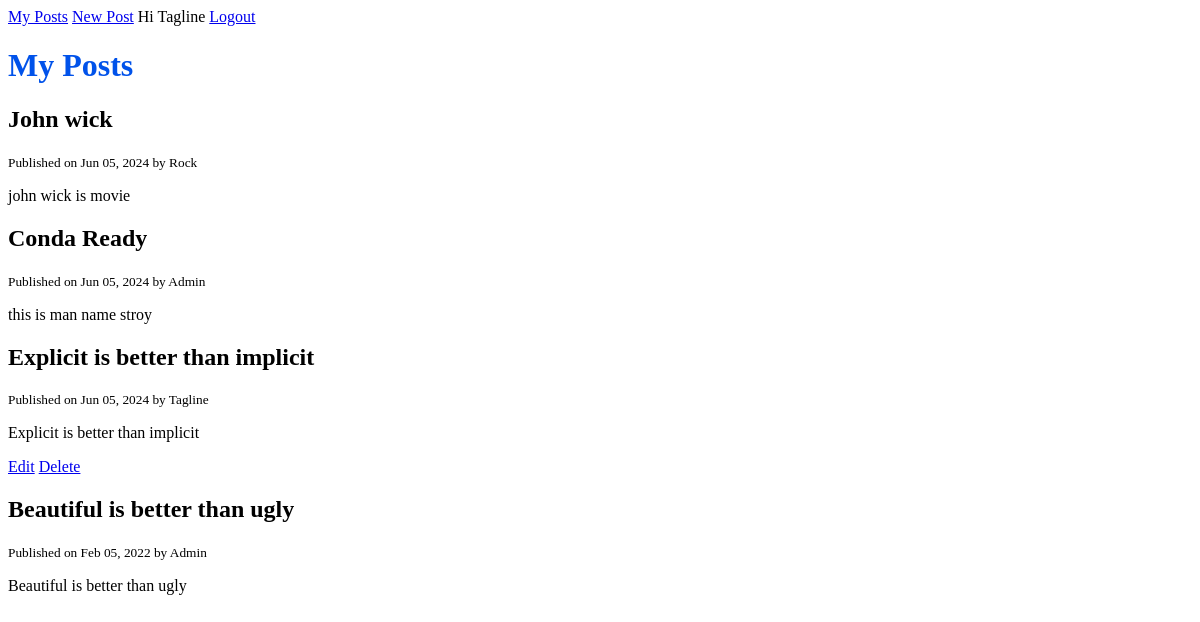
Screenshot of / (signed in) with the database file from the repository.
### blog/models.py (models this page shows, shortened)
class Post(models.Model):
    title = models.CharField(max_length=120)
    content = models.TextField()
    published_at = models.DateTimeField(default=timezone.now())
    author = models.ForeignKey(User, on_delete=models.CASCADE)
    class Meta:
        ordering = ['-published_at']

### blog/views.py (the view)
# urls.py: path('', views.home, name='posts'),
def home(request):
    posts = Post.objects.all()
    context = {'posts': posts}
    return render(request, 'blog/home.html', context)

### blog/templates/blog/home.html
{% extends 'base.html' %}
{% block content %}
<h1>My Posts</h1>
	{% for post in posts %}
		<h2>{{ post.title }}</h2>
		<small>Published on {{ post.published_at | date:"M d, Y" }} by {{ post.author | title}}</small>
		<p>{{ post.content }}</p>
		{% if request.user.is_authenticated and request.user == post.author %}
		<p>
			<a href="{% url 'post-edit' post.id %}">Edit</a>
			<a href="{% url 'post-delete' post.id%}">Delete</a>
		</p>
		{% endif %}
	{% endfor %}
{% endblock content %}

### templates/base.html (shortened to what this page needs)
{%load static %}
<!DOCTYPE html>
<html lang="en">
  <head>
    <link rel="stylesheet" href="{% static 'css/style.css' %}" />
  </head>
  <body>
    <header>
  		{%if request.user.is_authenticated %}
        <a href="{% url 'posts' %}">My Posts</a>
        <a href="{% url 'post-create' %}">New Post</a>
  			<span>Hi {{ request.user.username | title }}</span>
  			<a href="{% url 'logout' %}">Logout</a>
  		{%else%}
  			<a href="{% url 'login' %}">Login</a>
  			<a href="{% url 'register' %}">Register</a>
  		{%endif%}
  	</header>
    <main>
	    {%block content%}
	    {%endblock content%}
  	</main>
    </body>
</html>

### static/css/style.css (style rules this page uses)
h1 { color:#0052EA }

### rows the page displays
Post: title "John wick", published_at "Jun 05, 2024", author "Rock", content "john wick is movie"
Post: title "Conda Ready", published_at "Jun 05, 2024", author "Admin", content "this is man name stroy"
Post: title "Explicit is better than implicit", published_at "Jun 05, 2024", author "Tagline", content "Explicit is better than implicit", shows "Edit"
Post: title "Beautiful is better than ugly", published_at "Feb 05, 2022", author "Admin", content "Beautiful is better than ugly"

### other values shown
{{ request.user.username | title }} "Tagline"
